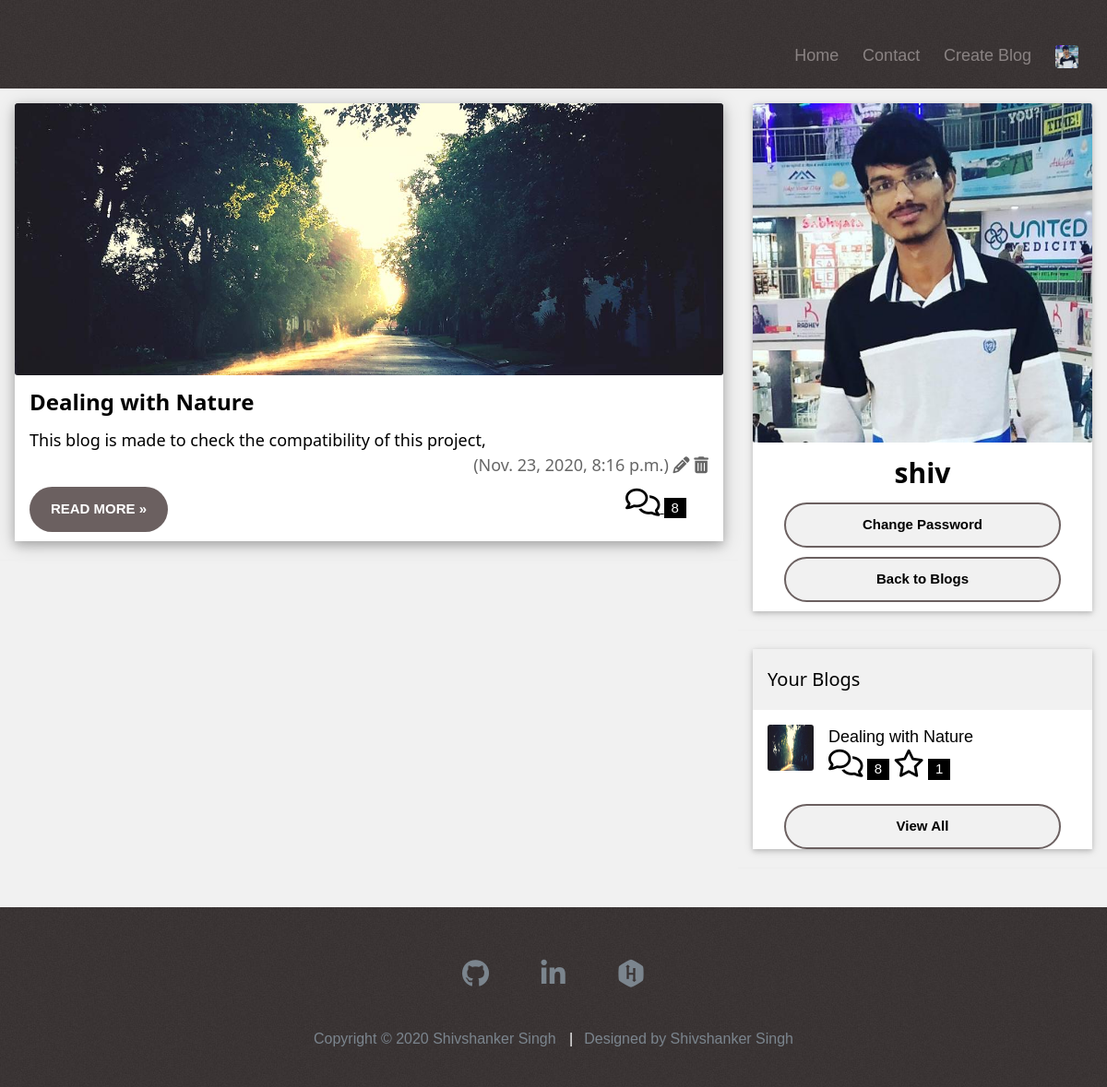
The page /user/user_blogs/ (signed in) on the database its author committed.
### user/models.py (models this page shows, shortened)
class Person(models.Model):
    user = models.OneToOneField(User, on_delete=models.CASCADE)
    profile_pic = models.ImageField(default="profile_pics/default.jpg" ,upload_to="profile_pics")

### blog/models.py (models this page shows, shortened)
class Blog(models.Model) :
    title = models.CharField(
            max_length=200,
            validators=[MinLengthValidator(2, "Title must be greater than 2 characters")]
    )
    description = models.CharField(
        max_length = 500,
        validators=[MinLengthValidator(20, "Description must be greater than 20 characters")]
    )
    body = RichTextUploadingField(null=True, blank=True)
    owner = models.ForeignKey(settings.AUTH_USER_MODEL, on_delete=models.CASCADE)
    created_at = models.DateTimeField(auto_now_add=True)
    updated_at = models.DateTimeField(auto_now=True)
    comments = models.ManyToManyField(settings.AUTH_USER_MODEL,
        through='Comment', related_name='comments_owned')
    thumbnail = ResizedImageField(upload_to="images")
    favorites = models.ManyToManyField(settings.AUTH_USER_MODEL,
        through='Fav', related_name='favorite_blogs')
    def comment_count(self):
        return Comment.objects.filter(blog=self).count()
    def fav_count(self):
        return Fav.objects.filter(blog=self).count()

### user/views.py (the view)
# urls.py: path('user_blogs/', views.UserBlogsView.as_view(), name='user_blogs'),
class UserBlogsView(LoginRequiredMixin, View):
    template_name = 'user/user_blogs.html'
    def get(self, request):
        user = request.user
        blogs = Blog.objects.filter(owner=user)
        your_blogs = blogs[:5]
        ctx = {'blog_list':blogs, 'your_blogs':your_blogs}
        return render(request, self.template_name, ctx)

### templates/user/user_blogs.html (shortened to what this page needs)
{% extends "index.html" %}
{% load static %}
{% block head %}
<link rel="stylesheet" href="{% static 'css/w3.css' %}">
{% endblock %}
{% block content %}
<div class="w3-row">
    <div class="w3-col l8 s12">
      {% for blog in blog_list %}
      <div class="w3-card-4 w3-margin w3-white">
        <img src="{{blog.thumbnail.url}}" alt="Nature" style="width:100%; max-height: 350px;">
        <div class="w3-container">
          <h3><b>{{blog.title}}</b></h3>
          <h5>{{blog.description}},
            <span style="float: right;" class="w3-opacity">
              ({{ blog.updated_at }})
              {% if blog.owner == user %}
              <a href="{% url 'blogs:update' blog.id %}"><i class="fa fa-pencil"></i></a>
              <a href="{% url 'blogs:delete' blog.id %}"><i class="fa fa-trash"></i></a>
              {% endif %}
              </span>
          </h5>
        </div>
        <div class="w3-container">
          <div class="w3-row">
            <div class="w3-col m8 s12">
              <a href="{% url 'blogs:detail' blog.id %}"><button class="btn solid"><b>READ MORE »</b></button></a>
            </div>
            <div style="display: flex; text-align: right; justify-content: flex-end;" class="w3-col m4 w3-hide-small">
                <span class="w3-padding-large w3-right">
                  <a href="{% url 'blogs:detail' blog.id %}#blog-comment">
                    <span>
                      <strong><i class="far fa-comments fa-2x"></i></strong>
                      <span class="w3-tag"> {{blog.comment_count}}</span>
                    </span>
                  </a>
                </span>
            </div>
          </div>
        </div>
      </div>
      <hr>
      {% endfor %}
    </div>
  <div class="w3-col l4">
    {% if user.is_authenticated %}
    <div class="w3-card w3-margin w3-margin-top">
    <img src="{% if user.person.profile_pic %}{{user.person.profile_pic.url}}{% else %}{% static 'images/profile_pic.jpg' %}{% endif %}" style="width:100%">
      <div class="w3-container w3-white">
        <h2 style="text-align: center;"><b>{{user.username}}</b></h2>
          <input type="submit" class="btn__profile" value="Change Password" onclick="window.location.href='{% url 'user:password_change' %}?next={% url 'blogs:all' %}'; return false;">
          <input type="submit" class="btn__profile" value="Back to Blogs" onclick="window.location.href='{% url 'blogs:all' %}'; return false;">
      </div>
    </div><hr>
    {% endif %}
    <div class="w3-card w3-margin">
      <div class="w3-container w3-padding">
        <h4>Your Blogs</h4>
      </div>
      <ul class="w3-ul w3-hoverable w3-white">
        {% if your_blogs %}
        {% for blog in your_blogs %}
        <a style="text-decoration: none;" href="{% url 'blogs:detail' blog.id %}">
        <li class="w3-padding-16">
            <img src="{{blog.thumbnail.url}}" alt="Image" class="w3-left w3-margin-right" style="width:50px; height:50px">
            <span class="w3-large">{{blog.title}}</span><br>
            <span>
              <strong><i class="far fa-comments fa-2x"></i></strong>
              <span class="w3-tag"> {{blog.comment_count}}</span>
            </span>
            <span>
              <strong><i class="far fa-star fa-2x"></i></strong>
              <span class="w3-tag"> {{blog.fav_count}}</span>
            </span>
          </li>
        </a>
        {% endfor %}
        <input type="submit" class="btn__profile" value="View All" onclick="window.location.href='{% url 'user:user_blogs' %}'; return false;">
        {% else %}
          <span>You havent created any Blog yet, want to create one ...?</span>
          <input type="submit" class="btn__profile" value="Create Blog" onclick="window.location.href='{% url 'blogs:create' %}'; return false;">
        {% endif %}
      </ul>
    </div>
    <hr>
  </div>
  </div><br>
  </div>
{% endblock %}

### templates/index.html (shortened to what this page needs)
{% load static %}
{% load humanize %}
<!DOCTYPE html>
<html lang="en">
<head>
    <link rel="stylesheet" href="{% static 'css/main.css' %}">
    <link rel="stylesheet" href="{% static 'css/media-queries.css' %}">
    {% block head %}
    {% endblock %}
</head>
<body>
   <header>
      <div class="row">
         <div class="twelve columns">
            <nav id="nav-wrap">
               <ul id="nav" class="nav">
                  <li class="{% if request.path == '/' %} current {% endif %}"><a href="{% url 'blogs:all' %}">Home</a></li>
                  <li class="{% if request.path == '/user/contact/' %} current {% endif %}"><a href="{% url 'user:contact' %}">Contact</a></li>
                  {% if user.is_authenticated %}
                  <li class="{% if request.path == '/blog/create' %} current {% endif %}">
                     <a href="{% url 'blogs:create' %}">Create Blog</a>
                  </li>
                  <li class="dropdown">
                     <a href="{% url 'user:profile' %}" data-toggle="dropdown" class="dropdown-toggle">
                        <img style="width: 25px;" src="{% if user.person.profile_pic %} {{user.person.profile_pic.url}} {% else %}{% static 'images/profile_pic.jpg' %} {% endif %}"/><b class="caret"></b>
                     </a>
                  </li>
                  {% else %}
                  <li class="{% if request.path == '/user/login/' or request.path == '/user/signup/' %} current {% endif %}">
                     <a href="{% url 'user:login' %}?next={% url 'blogs:all' %}">Login</a>
                  </li>
                  {% endif %}
               </ul>
            </nav>
         </div>
      </div>
   </header>
   <div>
      {% block content %}
      {% endblock %}
   <footer>
      <div class="row">
         <div class="twelve columns">
            <ul class="footer-social">
               <li><a href="https://github.com/the-brainiac" target="_blank"><i class="fa fa-github"></i></a></li>
               <li><a href="https://www.linkedin.com/in/the-brainiac/" target="_blank"><i class="fa fa-linkedin"></i></a></li>
               <li><a href="https://www.hackerrank.com/the_brainiac_/" target="_blank"><i class="fab fa-hackerrank"></i></a></li>
            </ul>
            <ul class="copyright">
               <li>Copyright &copy; 2020 Shivshanker Singh</li>
               <li>Designed by Shivshanker Singh</li>
            </ul>
         </div>
      </div>
   </footer>
</body>
</html>

### static/css/main.css (style rules this page uses)
* { margin: 0; padding: 0; box-sizing: border-box; }
body, input { font-family: "Poppins", sans-serif; background-color: #f1f1f1; }
header { height: 96px; width: 100%; background: #383232 url(../images/header-bg.jpg); }
#nav-wrap ul, #nav-wrap li, #nav-wrap a { margin: 0; padding: 0; border: none; outline: none; }
#nav-wrap { position: relative; font: 14px raleway-bold, sans-serif; float: right; margin-top: 36px; margin-right: 20px; z-index: 99999; }
ul#nav { min-height: 48px; width: auto; text-align: left; }
ul#nav li { position: relative; list-style: none; height: 48px; display: inline-block; }
ul#nav li a { display: inline-block; padding: 8px 11px; line-height: 32px; font-size: large; text-decoration: none; text-align: left; color: #8a8383; -webkit-transition: color 0.2s ease-in-out; -moz-transition: color 0.2s ease-in-out; -o-transition: color 0.2s ease-in-out; -ms-transition: color 0.2s ease-in-out; transition: color 0.2s ease-in-out; }
footer { padding: 20px 0px 40px; font-size: 14px; background: #383232 url(../images/header-bg.jpg); }
footer a, footer a:visited { color: #6a747c; }
footer .footer-social { margin: 30px 0 24px 0; padding: 0; font-size: 30px; text-align: center; }
footer .footer-social li { display: inline-block; margin: 0; padding: 0; margin-left: 24px; margin-right: 24px; }
footer .footer-social li a { color: #7b858e; }
footer .copyright { margin: 0 0 12 0; padding: 12px 0 0 0; text-align: center; font-size: 15px; color: #7b858e; font: 16px notosans-regular, sans-serif; }
footer .copyright li { display: inline-block; margin: 0; padding: 0; line-height: 24px; }
footer .copyright li:before { content: "|"; padding-left: 10px; padding-right: 12px; color: white; }
footer .copyright li:first-child:before { display: none; }
.btn { width: 150px; background-color: #6b6060; border: none; outline: none; height: 49px; border-radius: 49px; color: #fff; text-transform: uppercase; font-weight: 600; margin: 10px 0; cursor: pointer; transition: 0.5s; }
.btn__profile { width: 300px; display: block; background-color: none; border: 2px solid #6b6060; height: 49px; border-radius: 49px; color: black; font-weight: 600; margin: 10px auto; cursor: pointer; transition: 0.5s; }
img { border-radius: 3px; }

### rows shown on the page
Blog: thumbnail (picture), title "Dealing with Nature", description "This blog is made to check the compatibility of this project", updated_at "Nov. 23, 2020, 8:16 p.m.", comment_count "8", fav_count "1"

### other values the page prints
{{ user.username }} "shiv"
